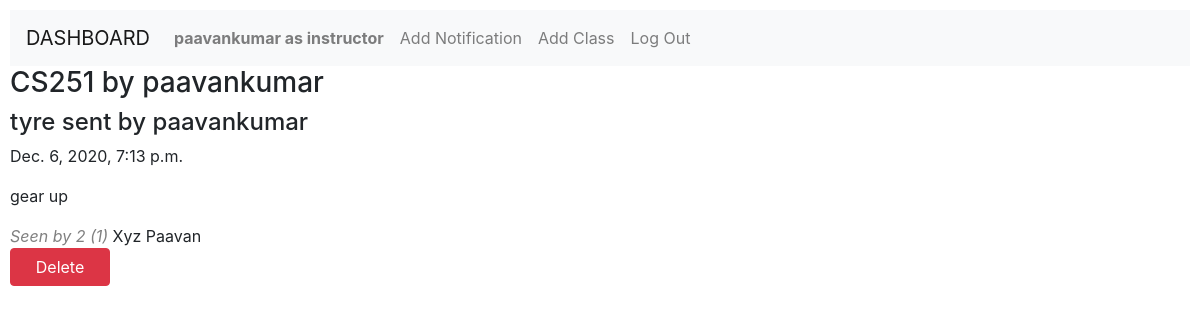
/25/notification_view (signed in), run on the app's committed database.
### Dashboard/models.py (models this page shows, shortened)
class User(AbstractUser):
    role = models.CharField(max_length=255, default="NONE")
    token = models.CharField(max_length=255, null=True)

class Notification(models.Model):
    sender = models.ForeignKey(User, on_delete=models.PROTECT, related_name="notifications_sent")
    class_group = models.ForeignKey(Classes, on_delete=models.PROTECT, related_name="class_notification")
    topic = models.CharField(max_length=255)
    body = models.TextField(blank=True)
    timestamp = models.DateTimeField(auto_now_add=True)
    seen = models.ManyToManyField(User, related_name="recieved_notif")
    reciepent = models.CharField(max_length=255)
    priority = models.CharField(max_length=255)
    class Meta:
        ordering = ("-timestamp",)

class Classes(models.Model):
    name = models.CharField(max_length=255)
    instructor = models.ForeignKey(User, on_delete=models.CASCADE, related_name="teach_classes")
    students = models.ManyToManyField(User, related_name="in_classes")
    teaching_assistant = models.ManyToManyField(User, related_name="assist_classes")
    def __str__(self):
        return f"{self.name} by {self.instructor}"

### Dashboard/views.py (the view)
# urls.py: path("<int:id>/notification_view", views.notification_view, name="notification_view"),
def notification_view(request, id):
    user = request.user
    try:
        notif = Notification.objects.get(pk=id)
        id1 = notif.class_group.id
        if user.role == "instructor":
            cl = user.teach_classes.get(pk=id1)
        else:
            cl = user.assist_classes.get(pk=id1)
    except:
        raise Http404
    if request.method == "GET":
        if notif.reciepent == "student":
            total = cl.students.all().count()
        else:
            total = cl.teaching_assistant.all().count()
        seen = notif.seen.all()
        seen_count = seen.count()
        return render (request, 'Dashboard/notification_view.html', {"notif": notif, "total":total,
             "seen_count":seen_count, "seen": seen})
    if request.method == "POST":
        notif.delete()
        return HttpResponseRedirect(reverse("index"))

### Dashboard/templates/Dashboard/notification_view.html (shortened to what this page needs)
{% extends "Dashboard/layout.html" %}
{% block body %}
{% if user.is_authenticated %}
    <h3>{{ notif.class_group }}</h3>
    <h4>{{ notif.topic }} sent by {{ notif.sender }}</h4>
    <p>{{ notif.timestamp }}</p>
    <p>{{ notif.body }}</p>
    <i style="color: grey;">Seen by {{ seen_count }} ({{ total }})</i>
    {% for s in seen %}
        {{ s.username }}
    {% endfor %}
    {% if user.role == "instructor" %}
    <form action="{% url 'notification_view' notif.id %}" method="POST">
        <button type = "submit" class="btn btn-danger btn-md center-block" Style="width: 100px;" >Delete</button>
    </form>
    {% endif %}
{% else %}
    <h3>Login to access functionalities.</h3>
{% endif %}
{% endblock %}

### Dashboard/templates/Dashboard/layout.html (shortened to what this page needs)
{% load static %}
<!DOCTYPE html>
<html lang="en">
    <head>
        <link rel="stylesheet" href="{% static 'Dashboard/bootstrap.min.css' %}">
        <link href="{% static 'Dashboard/styles.css' %}" rel="stylesheet">
    </head>
    <body>
        <nav class="navbar navbar-expand-lg navbar-light bg-light">
            <a class="navbar-brand" href="{% url 'index' %}">DASHBOARD</a>
            <div>
              <ul class="navbar-nav mr-auto">
                {% if user.is_authenticated and user.role != "student" %}
                    <li class="nav-item">
                        <a class="nav-link" href="#"><strong>{{ user.username }} as {{ user.role }}</strong></a>
                    </li>
                {% endif %}
                {% if user.role == "instructor" or user.role == "TA" %}
                    <li class="nav-item">
                        <a class="nav-link" href="{% url 'notification' %}">Add Notification</a>
                    </li>
                {% endif %}
                {% if user.role == "instructor" %}
                    <li class="nav-item">
                        <a class="nav-link" href="{% url 'add_class' %}">Add Class</a>
                    </li>
                {% endif %}
                {% if user.is_authenticated and user.role != student %}
                    <li class="nav-item">
                        <a class="nav-link" href="{% url 'logout' %}">Log Out</a>
                    </li>
                {% endif %}
              </ul>
            </div>
          </nav>
        <div class="body">
            {% block body %}
            {% endblock %}
        </div>
    </body>
</html>

### Dashboard/static/Dashboard/styles.css (style rules this page uses)
body { padding: 10px; }

### data on the page
User: username "paavankumar", role "instructor"
Notification: class_group "CS251 by paavankumar", topic "tyre", sender "paavankumar", timestamp "Dec. 6, 2020, 7:13 p.m.", body "gear up"
User: username "Xyz"
User: username "Paavan"

### other printed values
{{ seen_count }} "2"
{{ total }} "1"
